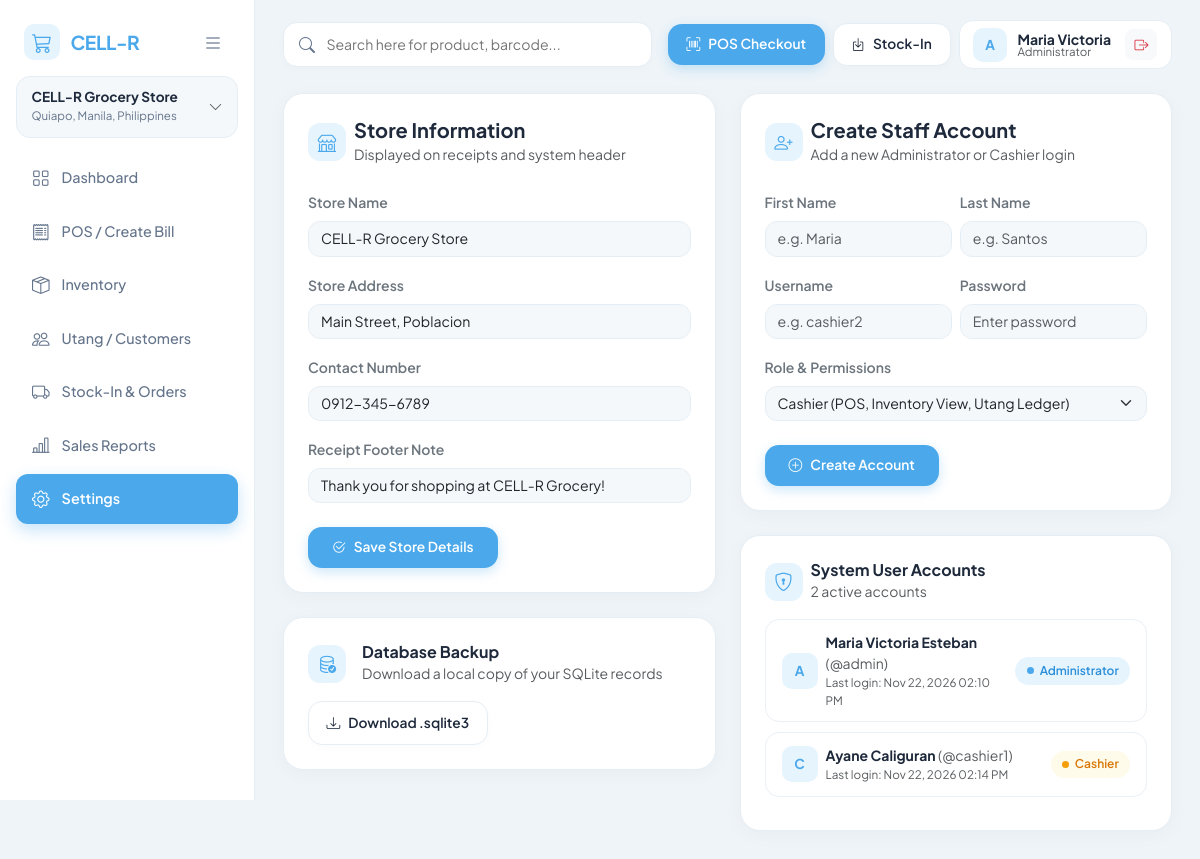
/settings/ (signed in), run on an earlier commit of the app's database.
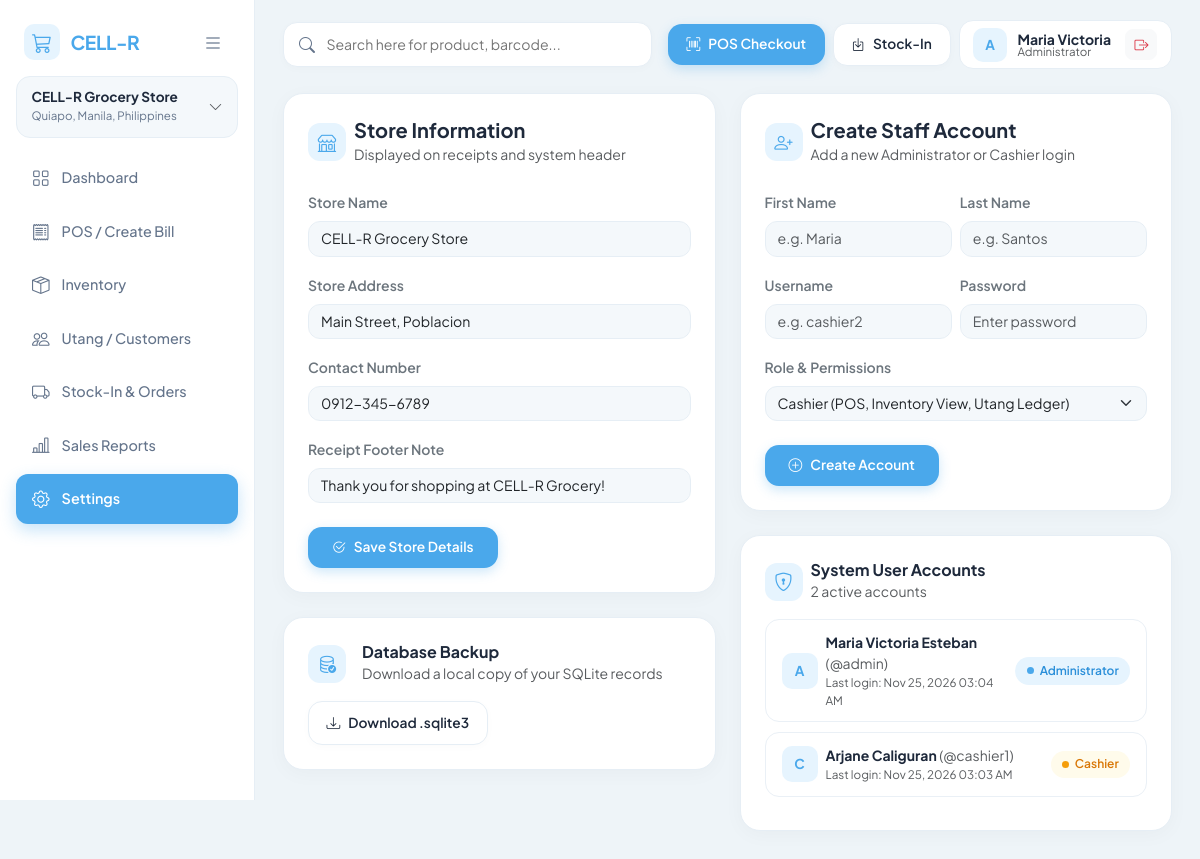
And on a later commit of the database.
### CELLRGrocery_app/models.py (models this page shows, shortened)
class User(AbstractUser):
    ROLE_CHOICES = [
        ('Administrator', 'Administrator'),
        ('Cashier', 'Cashier'),
    ]
    role = models.CharField(max_length=20, choices=ROLE_CHOICES, default='Cashier')

### CELLRGrocery_app/views.py (the view, shortened to what this page needs)
# urls.py: path('settings/', views.settings_view, name='settings'),
@login_required
@admin_required('dashboard')
def settings_view(request):
    store_settings, _ = StoreSettings.objects.get_or_create(id=1)
    users = User.objects.all().order_by('username')
    return render(request, 'CELLRGrocery_app/settings.html', {
        'store_settings': store_settings,
        'users': users,
    })

### CELLRGrocery_app/views.py (called while the page is built)
def admin_required(redirect_to='dashboard'):
    def decorator(view_func):
        @wraps(view_func)
        def _wrapped_view(request, *args, **kwargs):
            if request.user.role != 'Administrator' and not request.user.is_superuser:
                messages.error(request, "Access denied: Administrator privileges required.")
                return redirect(redirect_to)
            return view_func(request, *args, **kwargs)
        return _wrapped_view
    return decorator

### CELLRGrocery_app/templates/CELLRGrocery_app/settings.html (shortened to what the changed rows need)
{% extends 'CELLRGrocery_app/base.html' %}
{% block content %}
<div class="row g-4">
    <div class="col-lg-6 d-flex flex-column gap-4">
        <div class="settings-panel">
            {% for u in users %}
            <div class="user-row-card">
                <div class="d-flex align-items-center gap-2">
                    <div class="staff-avatar">{{ u.username|slice:":1"|upper }}</div>
                    <div>
                        <div class="fw-bold small">{{ u.first_name }} {{ u.last_name }} <span class="text-muted fw-normal">(@{{ u.username }})</span></div>
                        <div class="text-muted" style="font-size: 0.73rem;">Last login: {{ u.last_login|date:"M d, Y h:i A"|default:"Never" }}</div>
                    </div>
                </div>
                {% if u.role == 'Administrator' or u.is_superuser %}
                    <span class="role-dot-pill role-admin"><span class="role-dot"></span>Administrator</span>
                {% else %}
                    <span class="role-dot-pill role-cashier"><span class="role-dot"></span>Cashier</span>
                {% endif %}
            </div>
            {% endfor %}
        </div>
    </div>
</div>
{% endblock %}

### CELLRGrocery_app/templates/CELLRGrocery_app/base.html (shortened to what the changed rows need)
<!DOCTYPE html>
<html lang="en">
<head>
    <link href="https://cdn.jsdelivr.net/npm/bootstrap@5.3.3/dist/css/bootstrap.min.css" rel="stylesheet">
    <link href="https://cdn.jsdelivr.net/npm/bootstrap-icons@1.11.3/font/bootstrap-icons.css" rel="stylesheet">
</head>
<body>
<div class="main-wrapper">
    <div class="topbar">
        <div class="d-flex align-items-center gap-2 flex-wrap">
            <div class="user-chip">
                <div class="user-avatar">
                    {{ request.user.username|slice:":1"|upper }}
                </div>
                <div class="lh-1">
                    <div class="fw-bold small">{{ request.user.first_name|default:request.user.username }}</div>
                    <div class="text-muted" style="font-size: 0.72rem;">{{ request.user.role }}</div>
                </div>
                <a href="{% url 'logout' %}" class="btn btn-sm btn-light text-danger ms-1 rounded-3" title="Logout">
                    <i class="bi bi-box-arrow-right"></i>
                </a>
            </div>
        </div>
    </div>
    {% block content %}{% endblock %}
</div>
</body>
</html>

What changed in the data, as far as the page shows it:
changed User "Maria Victoria": last_login "Nov 22, 2026 02:10 PM" → "Nov 25, 2026 03:04 AM"
changed User "Caliguran": first_name "Ayane" → "Arjane"; last_login "Nov 22, 2026 02:14 PM" → "Nov 25, 2026 03:03 AM"
